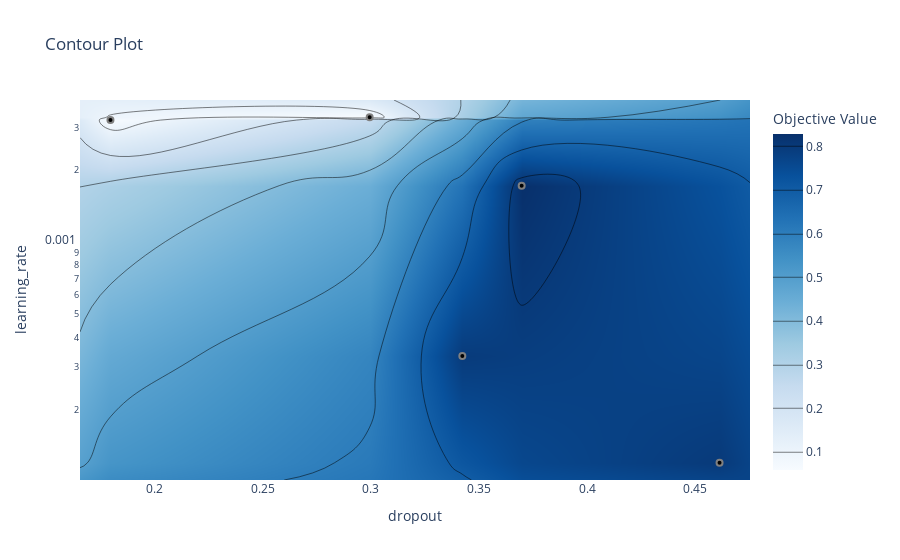

Here is the notebook cell this chart was saved with:
### Code cell
plot_contour(study, params=["learning_rate", "dropout"])

### Figure 1 — Plotly figure (JSON) as saved in the notebook; plotly's stock layout.template omitted (floating-point values rounded to 4 significant figures)
{"data": [{"colorbar": {"title": {"text": "Objective Value"}}, "colorscale": [[0, "rgb(247,251,255)"], [0.125, "rgb(222,235,247)"], [0.25, "rgb(198,219,239)"], [0.375, "rgb(158,202,225)"], [0.5, "rgb(107,174,214)"], [0.625, "rgb(66,146,198)"], [0.75, "rgb(33,113,181)"], [0.875, "rgb(8,81,156)"], [1, "rgb(8,48,107)"]], "connectgaps": true, "contours": {"coloring": "heatmap"}, "hoverinfo": "none", "line": {"smoothing": 1.3}, "reversescale": false, "type": "contour", "x": [0.1655, 0.1796, 0.2994, 0.3422, 0.3697, 0.4611, 0.4752], "y": [0.0001015, 0.0001198, 0.0003345, 0.00172, 0.003231, 0.003319, 0.003919], "z": [[NaN, NaN, NaN, NaN, NaN, NaN, NaN], [NaN, NaN, NaN, NaN, NaN, 0.7995, NaN], [NaN, NaN, NaN, 0.7965, NaN, NaN, NaN], [NaN, NaN, NaN, NaN, 0.8282, NaN, NaN], [NaN, 0.06308, NaN, NaN, NaN, NaN, NaN], [NaN, NaN, 0.05905, NaN, NaN, NaN, NaN], [NaN, NaN, NaN, NaN, NaN, NaN, NaN]]}, {"marker": {"color": "black", "line": {"color": "Gray", "width": 2}}, "mode": "markers", "name": "Feasible Trial", "showlegend": false, "type": "scatter", "x": [0.2994, 0.3697, 0.1796, 0.4611, 0.3422], "y": [0.003319, 0.00172, 0.003231, 0.0001198, 0.0003345]}, {"marker": {"color": "#cccccc", "line": {"color": "Gray", "width": 2}}, "mode": "markers", "name": "Infeasible Trial", "showlegend": false, "type": "scatter", "x": [], "y": []}], "layout": {"title": {"text": "Contour Plot"}, "xaxis": {"range": [0.1655, 0.4752], "title": {"text": "dropout"}}, "yaxis": {"range": [-3.994, -2.407], "title": {"text": "learning_rate"}, "type": "log"}}}
